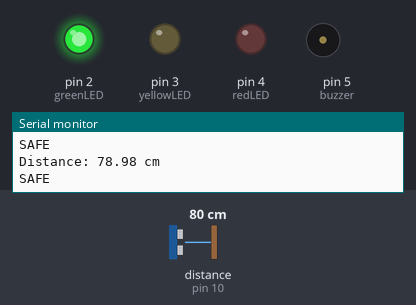
A sketch run on a simulated Arduino Uno, built with avr-gcc and run on an emulated ATmega328P. On the bench: output pins drawn as LEDs (lit = HIGH), buzzer (waves = sounding), the last lines printed to the serial monitor. Wiring (inferred from the names in the program): ultrasonic range finder: trigger pin 9; echo pin 10. Inputs (shaded band) come from the test bench; at power-on: distance to the obstacle (sensor on pin 10) 80 cm. The echo pulse lasts 58.3 µs per cm; pins used as bus, display or sensor lines are not drawn.

Above: at 1.2 s.
1.3 s: distance to the obstacle (sensor on pin 10) set to 56 cm
2.8 s: distance to the obstacle (sensor on pin 10) set to 47 cm
At 3.3 s:
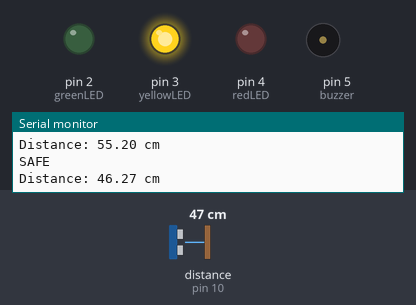
5.8 s: distance to the obstacle (sensor on pin 10) set to 22 cm
8.8 s: distance to the obstacle (sensor on pin 10) set to 18 cm
At 11.79 s:
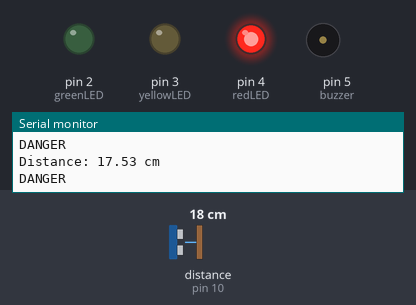
11.8 s: distance to the obstacle (sensor on pin 10) set to 12 cm
14.8 s: distance to the obstacle (sensor on pin 10) set to 9 cm
At 16.1 s:
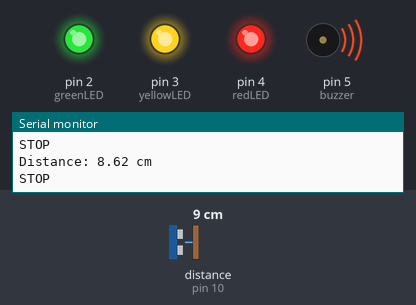
Timing chart, 0 to 17.4 s (numbered marks = the images above; inputs shaded):
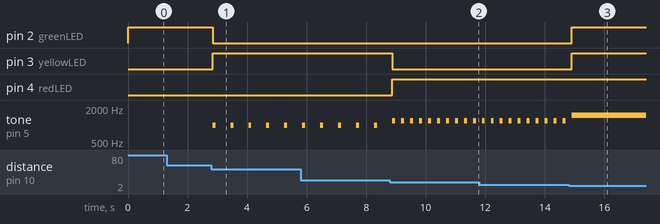

The sketch:

ultrasonic_parking_sensor.ino
```cpp
/*
  Project: Ultrasonic Parking Sensor
  Author: Advait Khajuria
  IIT Jammu Summer School 2026

  Detects distance using HC-SR04 and alerts the driver
  using LEDs and a buzzer.
*/

const int trigPin = 9;
const int echoPin = 10;

const int greenLED = 2;
const int yellowLED = 3;
const int redLED = 4;

const int buzzer = 5;

void setup() {

  pinMode(trigPin, OUTPUT);
  pinMode(echoPin, INPUT);

  pinMode(greenLED, OUTPUT);
  pinMode(yellowLED, OUTPUT);
  pinMode(redLED, OUTPUT);

  pinMode(buzzer, OUTPUT);

  Serial.begin(9600);
}

void loop() {

  long duration;
  float distance;

  // Send ultrasonic pulse
  digitalWrite(trigPin, LOW);
  delayMicroseconds(2);

  digitalWrite(trigPin, HIGH);
  delayMicroseconds(10);

  digitalWrite(trigPin, LOW);

  // Read echo time
  duration = pulseIn(echoPin, HIGH);

  // Calculate distance
  distance = duration * 0.034 / 2;

  Serial.print("Distance: ");
  Serial.print(distance);
  Serial.println(" cm");

  // SAFE
  if (distance > 50) {

    digitalWrite(greenLED, HIGH);
    digitalWrite(yellowLED, LOW);
    digitalWrite(redLED, LOW);

    noTone(buzzer);

    Serial.println("SAFE");
  }

  // WARNING
  else if (distance > 20) {

    digitalWrite(greenLED, LOW);
    digitalWrite(yellowLED, HIGH);
    digitalWrite(redLED, LOW);

    tone(buzzer, 1000);
    delay(100);
    noTone(buzzer);
    delay(400);

    Serial.println("WARNING");
  }

  // DANGER
  else if (distance >= 10) {

    digitalWrite(greenLED, LOW);
    digitalWrite(yellowLED, LOW);
    digitalWrite(redLED, HIGH);

    tone(buzzer, 1200);
    delay(100);
    noTone(buzzer);
    delay(100);

    Serial.println("DANGER");
  }

  // STOP
  else {

    digitalWrite(greenLED, HIGH);
    digitalWrite(yellowLED, HIGH);
    digitalWrite(redLED, HIGH);

    tone(buzzer, 1500);

    Serial.println("STOP");
  }

  delay(100);
}
```

Measured:
- the behaviour switches between 51 and 50 cm on distance to the obstacle (sensor on pin 10) (found by bisection; images 0 and 1)
- the behaviour switches between 21 and 20 cm on distance to the obstacle (sensor on pin 10) (found by bisection; images 1 and 2)
- the behaviour switches between 11 and 10 cm on distance to the obstacle (sensor on pin 10) (found by bisection; images 2 and 3)
- after the input at 2.8 s, pin 2 (greenLED): HIGH → LOW at once; pin 3 (yellowLED): LOW → HIGH at once; tone on pin 5 (buzzer): alternates 1000 Hz for 0.10 s and silent for 0.50 s, starting at once
- after the input at 8.8 s, pin 3 (yellowLED): HIGH → LOW after 0.07 s; pin 4 (redLED): LOW → HIGH after 0.07 s; tone on pin 5 (buzzer): alternates 1200 Hz for 0.10 s and silent for 0.20 s, starting after 0.07 s
- after the input at 14.8 s, pin 2 (greenLED), pin 3 (yellowLED): LOW → HIGH after 0.11 s
